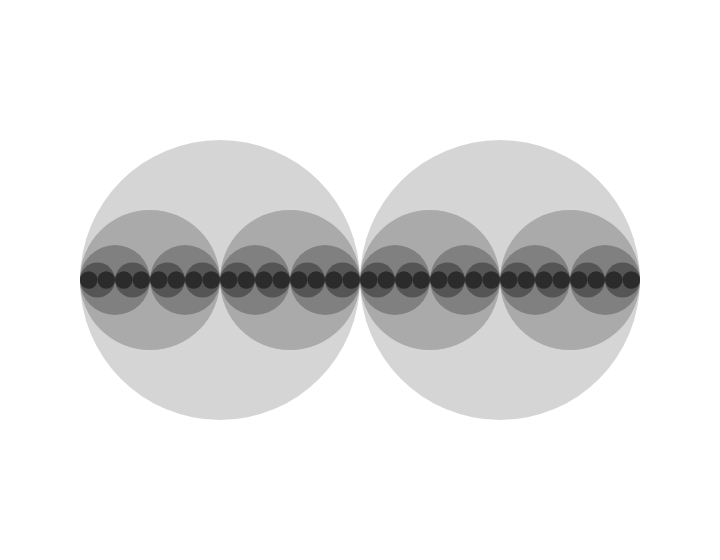
Frame 1 (no input)
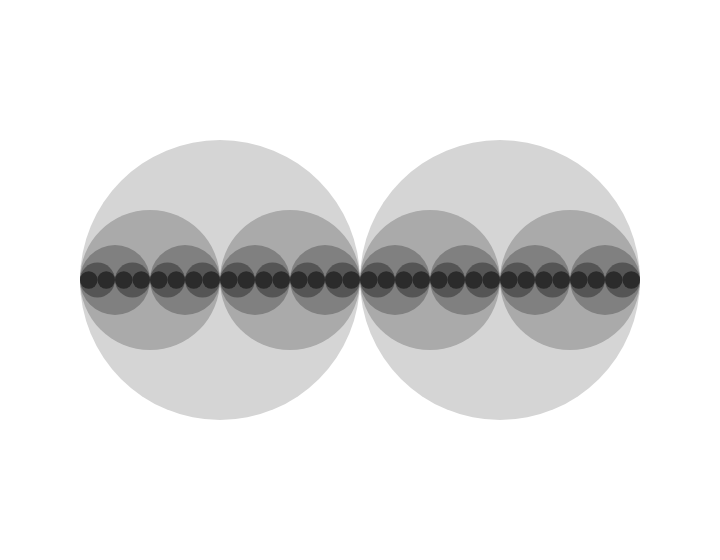
Frame 2 (the mouse pressed at the canvas centre, redrawn once)

The p5.js sketch that drew these frames (run headless with seeded random() and noise() and a simulated clock; the mouse was pressed at the canvas centre and the sketch redrawn once):

// p5.js sketch
// ── sketch.js
// https://editor.p5js.org/jht1493/sketches/w5Crcu-U9
// 5.0 recusion circles
// https://p5js.org/examples/structure-recursion.html
// Recursion

// Try different values
let maxlevel = 6;

function setup() {
  createCanvas(720, 560);
  noStroke();
  noLoop();
}

function draw() {
  drawCircle(width / 2, 280, maxlevel);
}

function drawCircle(x, radius, level) {
  // 'level' is the variable that terminates the recursion once it reaches 
  // a certain value (here, 1). If a terminating condition is not 
  // specified, a recursive function keeps calling itself again and again
  // until it runs out of stack space - not a favourable outcome! 
  const tt = 255 * level/maxlevel;
  fill(tt);
  ellipse(x, height / 2, radius * 2, radius * 2);
  if (level > 1) {  
    // 'level' decreases by 1 at every step 
    // and thus makes the terminating condition attainable
    level = level - 1;  
    drawCircle(x - radius / 2, radius / 2, level);
    drawCircle(x + radius / 2, radius / 2, level);
  }
}
